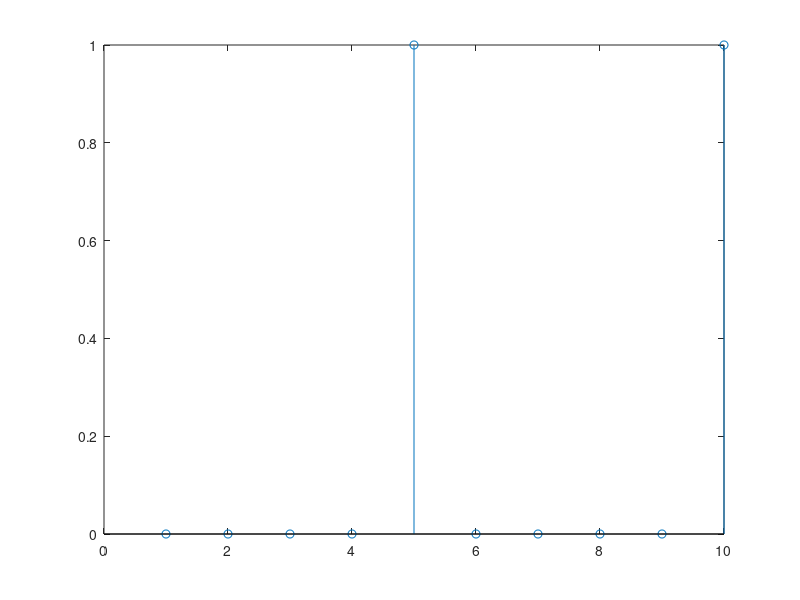
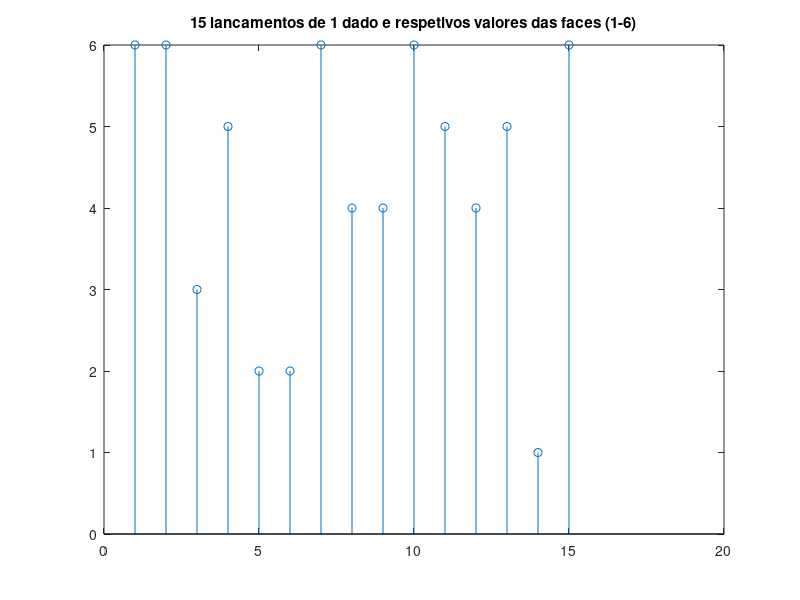
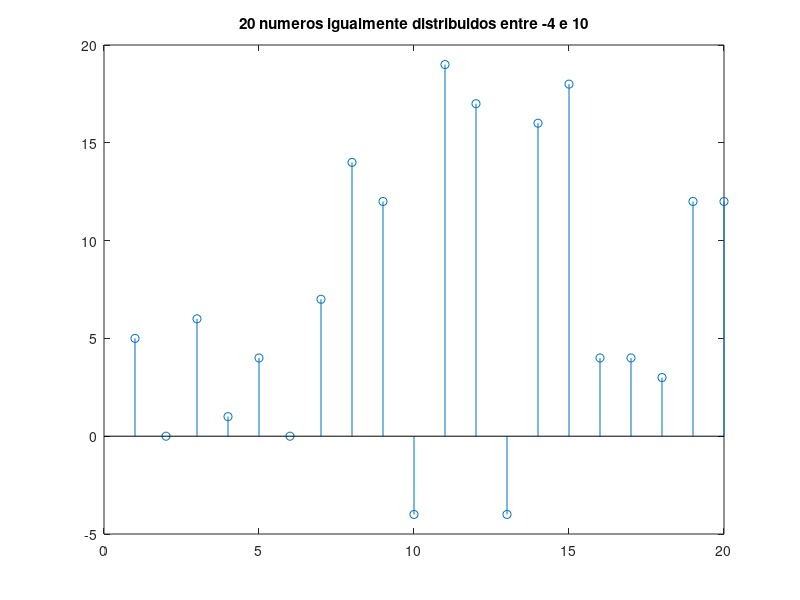

Reproduce these figures in MATLAB, in order.
#a) 10 experiencias de bernoulli, probb sucesso p
p = 0.4; #poderia ser qql valor
x = rand(1,10) < p;
figure(1);
stem(x);


#b) 15 lancamentos 1 dado
p = 1/6
lancamentos = floor( rand(1,15) * 6)+1 #Valores entre 0 e 6
figure(2);
stem(1:15, lancamentos);
title("15 lancamentos de 1 dado e respetivos valores das faces (1-6)");

#c) obter 20 numeros igualmente distribuidos entre -4 e 10
minimo = -4;
maximo = 20;
g = maximo - minimo
z = floor((rand(1, 20) * g) + minimo);
figure(3);
stem(z)
title("20 numeros igualmente distribuidos entre -4 e 10");
